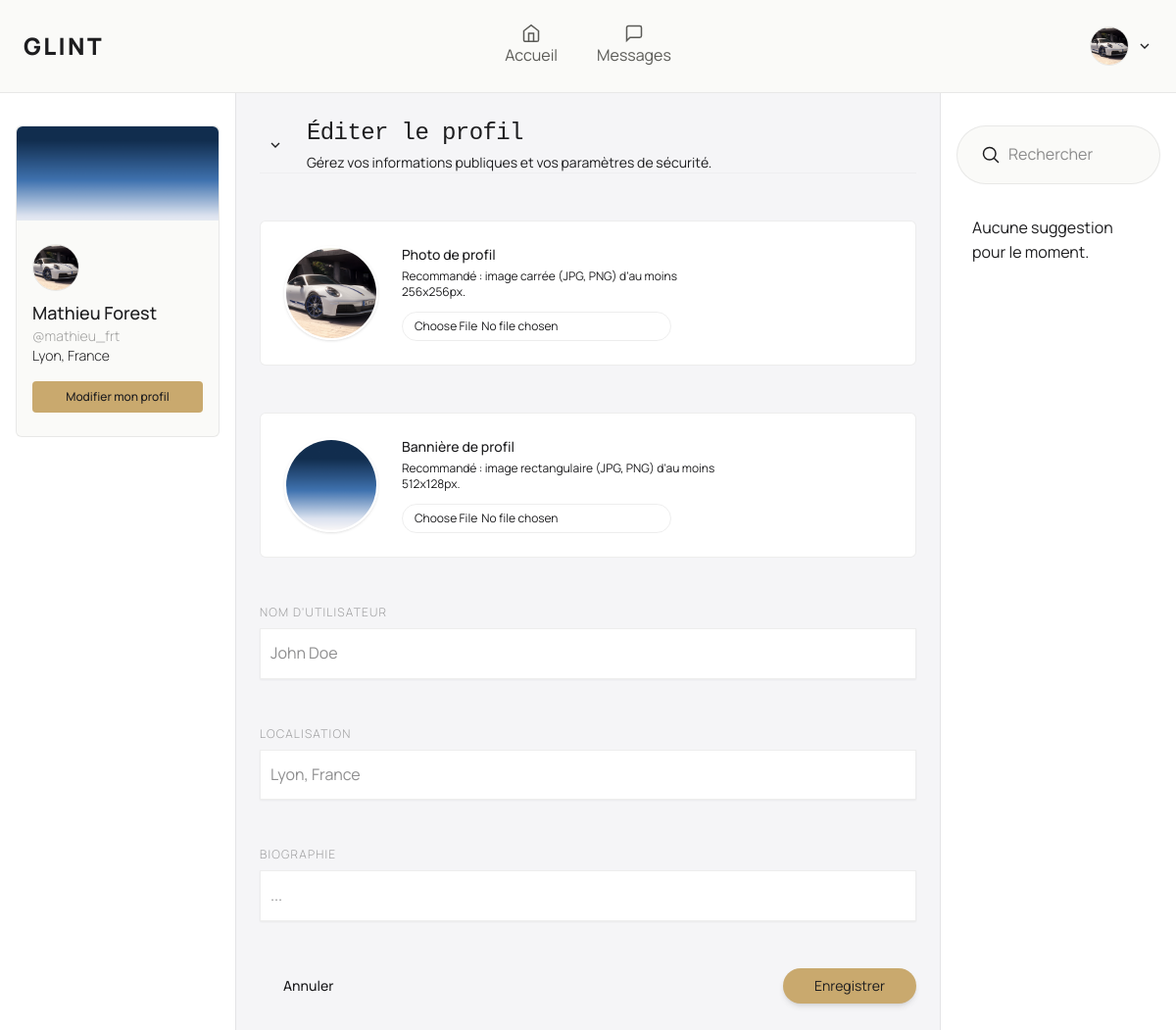
/dashboard/profile_edit (signed in), run on the app's committed database.
### app/models/User.py (models this page shows, shortened)
class User(database.Model):
    __tablename__ = "users"
    id: Mapped[int] = mapped_column(primary_key=True)
    name: Mapped[str] = mapped_column(String(80), nullable=False)
    username: Mapped[str] = mapped_column(String(80), unique=True, nullable=False)
    email: Mapped[str] = mapped_column(String(120), unique=True, nullable=False)
    password: Mapped[str] = mapped_column(String(255), nullable=False)
    biography: Mapped[str] = mapped_column(Text, default="", server_default="")
    location: Mapped[str] = mapped_column(String(120), default="", server_default="")
    banner: Mapped[str] = mapped_column(String(255), default="", server_default="")
    avatar: Mapped[str] = mapped_column(String(255), default="", server_default="")
    created_at: Mapped[datetime] = mapped_column(DateTime, default=datetime.utcnow)
    updated_at: Mapped[Optional[datetime]] = mapped_column(
        DateTime, default=datetime.utcnow, onupdate=datetime.utcnow
    )
    posts: Mapped[List["Post"]] = relationship(
        "Post", back_populates="author", lazy="dynamic"
    )
    comments: Mapped[List["Comment"]] = relationship(
        "Comment", back_populates="author", lazy="dynamic"
    )
    likes: Mapped[List["Like"]] = relationship(
        "Like", back_populates="user", lazy="dynamic"
    )
    reposts: Mapped[List["Repost"]] = relationship(
        "Repost", back_populates="user", lazy="dynamic"
    )
    following: Mapped[List["Follow"]] = relationship(
        "Follow",
        back_populates="follower",
        lazy="dynamic",
        foreign_keys="Follow.follower_id",
    )
    followers: Mapped[List["Follow"]] = relationship(
        "Follow",
        back_populates="followed",
        lazy="dynamic",
        foreign_keys="Follow.followed_id",
    )

### app/routes/dashboard.py (the view)
@dashboard_bp.route("/dashboard/profile_edit", methods=["GET", "POST"])
@login_required
def profile_edit(current_user):
    return DashboardController.profil_edit(current_user)

### app/context_processors.py (called while the page is built)
def inject_user():
    try:
        verify_jwt_in_request(locations=["cookies"], optional=True)
        user_id = get_jwt_identity()
        if user_id:
            user = User.query.get(int(user_id))
            return {"current_user": user}
    except Exception:
        pass
    return {"current_user": None}

### app/controllers/DashboardControllers.py (called while the page is built, shortened)
    @staticmethod
    def profil_edit(current_user):
        return render_template(
            "dashboard/index.html", current_user=current_user, pages="edit_profile"
        )

### app/templates/dashboard/index.html (shortened to what this page needs)
{% extends 'layout.html' %}
{% from 'components/layout/dashboard_headers.html' import DashboardHeaders %}
{% from 'components/ui/icons.html' import Icon %}
{% set active_tab = tab %}
{% block content %}
    <section
            class="h-screen flex flex-col items-center justify-start w-full animate-in fade-in slide-in-from-top-5 duration-1000 bg-background">
        {{ DashboardHeaders(user=current_user, active_tab=active_tab) }}
        <div class="grid grid-cols-1 md:grid-cols-5 w-full">
            <div class="col-span-1 hidden md:flex overflow-hidden">
                {% include "dashboard/profile_aside.html" %}
            </div>
            <div class="col-span-3 overflow-auto bg">
                <section
                        class="py-24 flex flex-col items-center justify-start py-6 border-x border-border w-full bg-background-foreground min-h-screen overflow-auto animate-in fade-in slide-in-from-bottom-5 duration-1000">
                    {% if pages == "fill" %}
                        {% include "dashboard/pages/fill.html" %}
                    {% elif pages == "profile" %}
                        {% set current_user = current_user %}
                    {% elif pages == "edit_profile" %}
                        {% include "dashboard/pages/profil_edit.html" %}
                    {% elif pages == "messages" %}
                        {% include "dashboard/pages/message.html" %}
                    {% endif %}
                </section>
            </div>
            <div class="col-span-1 hidden md:flex overflow-hidden">
                {% include "dashboard/suggestion.html" %}
            </div>
        </div>
    </section>
{% endblock %}

### app/templates/components/layout/dashboard_headers.html (shortened to what this page needs)
{% from "components/ui/icons.html" import Icon %}
{% set nav_items = [
    {"name": "Accueil", "icon": "fill", "url": "dashboard.index"},
    {"name": "Messages",  "icon": "messages", "url": "dashboard.messages"},
] %}
{% macro DashboardHeaders(user={}, active_tab="fill") %}
    <header class="fixed z-50 flex items-center justify-between py-4 px-6 w-full animate-in slide-in-from-left-5 fade-in duration-500 border-b border-border bg-card">
        <h1 class="uppercase font-black text-2xl tracking-widest flex-1"><a href="{{ url_for('home.home') }}">Glint</a></h1>
        <div class="hidden items-center justify-center gap-2 flex-1 md:flex">
            {% for item in nav_items %}
                <a href="{{ url_for(item.url) }}"
                   class="flex flex-col items-center px-4 py-2 transition-all duration-300
                              {{ 'text-primary font-semibold' if active_tab == item.url else 'text-text-2' }}">
                    {{ Icon(item.icon, cls="w-5 h-5") }}
                    {{ item.name }}
                </a>
            {% endfor %}
        </div>
        <div class="flex items-center gap-2 flex-1 justify-end">
            <div class="relative" id="my-account-wrapper">
                <button onclick="toggleDropdown()" class="flex items-center gap-2">
                    {% if user.avatar %}
                        <div class="border border-border cursor-pointer h-10 w-10 rounded-full">
                            <img src="{{ url_for('static', filename='uploads/avatars/' ~ user.avatar) }}"
                                 alt="Avatar de {{ user.name }}"
                                 class="h-full w-full object-cover transition-opacity duration-300 group-hover:opacity-50 rounded-full"
                            />
                        </div>
                    {% else %}
                        <div class="border border-border cursor-pointer h-10 w-10 rounded-full flex items-center justify-center bg-primary-light">
                            <p class="text-lg font-black text-text-1">
                                {{ user.name[0] }}
                            </p>
                        </div>
                    {% endif %}
                    {{ Icon("arrow-down") }}
                </button>
            </div>
        </div>
    </header>
{% endmacro %}

### app/templates/dashboard/profile_aside.html
{% from 'components/ui/button.html' import Button %}
{% from 'components/ui/avatar.html' import Avatar %}
{% block content %}
    <aside class="flex flex-col items-center gap-4 px-4 py-32 w-full h-full">
        <div class="flex flex-col rounded-md bg-card border border-border w-full">
            {% if current_user.banner %}
                <header class="w-full h-24">
                    <img
                            src="{{ url_for('static', filename='uploads/banners/' ~ current_user.banner) }}"
                            alt="Bannière de profil"
                            class="w-full h-full object-cover transition-transform duration-700 group-hover:scale-105 rounded-tr-md rounded-tl-md"
                    />
                </header>
            {% endif %}
            <div class="px-4 py-6 space-y-2">
                {{ Avatar(current_user) }}
                <div>
                    <h2 class="font-medium text-text-1 text-lg">{{ current_user.name }}</h2>
                    <p class="font-light text-text-1/40 text-sm">@{{ current_user.username }}</p>
                    <p class="font-light text-text-1 text-sm">{{ current_user.location }}</p>
                    <a href="{{ url_for('dashboard.profile') }}">
                        {{ Button("Modifier mon profil", cls="outline outline-border mt-4 cursor-pointer duration-300 hover:bg-background-foreground w-full md:text-xs", type="button") }}
                    </a>
                </div>
            </div>
        </div>
    </aside>
{% endblock %}

### app/templates/components/ui/avatar.html
{% macro Avatar(user={}) %}
    {% if user.avatar %}
        <div class="border border-border cursor-pointer h-12 w-12 rounded-full">
            <img src="{{ url_for('static', filename='uploads/avatars/' ~ user.avatar) }}"
                 alt="Avatar de {{ user.name }}"
                 class="h-full w-auto object-cover transition-opacity duration-300 group-hover:opacity-50 rounded-full"
            />
        </div>
    {% else %}
        <div class="border border-border cursor-pointer h-12 w-12 rounded-full flex items-center justify-center">
            <p class="text-xl font-black text-text-1">
                {{ user.name[0] }}
            </p>
        </div>
    {% endif %}
{% endmacro %}

### app/templates/dashboard/pages/profil_edit.html (shortened to what this page needs)
{% from "components/ui/icons.html" import Icon %}
{% from "components/ui/input.html" import Input %}
{% from "components/ui/flash.html" import Flash %}
{% block dashboard_mid %}
    <div class="flex flex-col items-center gap-4 py-6 w-full h-full">
        <form class="space-y-12 w-full px-6" method="POST" enctype="multipart/form-data">
            <div class="border-b border-border/40">
                <div class="flex items-center gap-4">
                    <button
                            class="p-2 rounded-full hover:bg-muted transition-colors flex items-center justify-center">
                        {{ Icon("arrow-down", cls="rotate-90 h-5 w-5") }}
                    </button>
                    <div>
                        <h1 class="text-2xl font-mono font-light tracking-tight text-foreground">
                            Éditer le profil
                        </h1>
                        <p class="text-muted-foreground text-sm mt-1">
                            Gérez vos informations publiques et vos paramètres de sécurité.
                        </p>
                    </div>
                </div>
            </div>
            <div class="flex flex-col sm:flex-row items-center gap-6 p-6 rounded-md border border-border bg-background">
                <div class="group cursor-pointer">
                    <div class="flex items-center justify-center h-24 w-24 overflow-hidden rounded-full border-2 border-background shadow-sm">
                        {% if current_user.avatar %}
                            <img src="{{ url_for('static', filename='uploads/avatars/' ~ current_user.avatar) }}"
                                 alt="Avatar de {{ current_user.name }}"
                                 class="h-full w-full object-cover transition-opacity duration-300 group-hover:opacity-50"
                            />
                        {% else %}
                            <p class="text-3xl font-bold">{{ current_user.name[0] }}</p>
                        {% endif %}
                    </div>
                </div>
                <div class="text-center sm:text-left">
                    <h3 class="text-sm font-medium mb-1">Photo de profil</h3>
                    <p class="text-xs text-muted-foreground mb-3 max-w-xs">
                        Recommandé : image carrée (JPG, PNG) d'au moins 256x256px.
                    </p>
                    <input type="file" accept="image/*" name="user_avatar" id="avatar-upload"
                           class="text-center text-xs border border-border px-3 py-1.5 rounded-full hover:bg-muted transition-colors"/>
                </div>
            </div>
            <div class="flex flex-col sm:flex-row items-center gap-6 p-6 rounded-md border border-border bg-background">
                <div class="group cursor-pointer">
                    <div class="flex items-center justify-center h-24 w-24 overflow-hidden rounded-full border-2 border-background shadow-sm">
                        {% if current_user.banner %}
                            <img
                                    src="{{ url_for('static', filename='' ~ current_user.banner) }}"
                                    alt="Bannière de {{ current_user.name }}"
                                    class="h-full w-full object-cover transition-opacity duration-300 group-hover:opacity-50"
                            />
                        {% endif %}
                    </div>
                </div>
                <div class="text-center sm:text-left">
                    <h3 class="text-sm font-medium mb-1">Bannière de profil</h3>
                    <p class="text-xs text-muted-foreground mb-3 max-w-xs">
                        Recommandé : image rectangulaire (JPG, PNG) d'au moins 512x128px.
                    </p>
                    <input type="file" accept="image/*" name="user_banner" id="banner-upload"
                           class="text-center text-xs border border-border px-3 py-1.5 rounded-full hover:bg-muted transition-colors"/>
                </div>
            </div>
            <div class="w-full">
                {{ Input(label="Nom d'utilisateur", placeholder="John Doe", name="user_username", cls="border border-border") }}
            </div>
            <div class="w-full">
                {{ Input(label="Localisation", placeholder="Lyon, France", name="user_location", cls="border border-border") }}
            </div>
            <div class="w-full">
                {{ Input(label="Biographie", placeholder="...", name="user_bio", cls="border border-border") }}
            </div>
            <div class="flex flex-col gap-4 w-full">
                <div class="flex justify-between items-center gap-4">
                    <a href="{{ url_for('dashboard.profile') }}">
                        <button type="button"
                                class="px-6 py-2 text-sm font-medium rounded-full hover:bg-destructive/50 duration-300 transition-colors cursor-pointer">
                            Annuler
                        </button>
                    </a>
                    <button type="submit"
                            class="flex items-center gap-2 bg-primary text-primary-foreground px-8 py-2 text-sm font-normal rounded-full shadow-md hover:opacity-90 transition-opacity">
                        Enregistrer
                    </button>
                </div>
            </div>
        </form>
    </div>
{% endblock %}

### app/static/css/style.css (style rules this page uses)
:root { --bg: #ffffff; --bg-foreground: #f5f5f7; --bg-secondary: #1d1d1f; --bg-card: #FAFAF8; --bg-hover: #F2F0EC; --bg-glass: rgba(250, 250, 248, 0.92); --border: rgba(0, 0, 0, 0.07); --border-gold: rgba(188, 158, 103, 0.35); --text-1: #1d1d1f; --text-2: #5A5A56; --text-3: #9A9A94; --gold: #C9A96E; --gold-light: #E8D5B0; --gold-subtle: rgba(201, 169, 110, 0.10); --gold-subtle2: rgba(201, 169, 110, 0.18); --danger: #C0705A; }
body { background-color: var(--color-background); color: var(--color-text-1); font-family: "Manrope", sans-serif; line-height: 1.6; }
* { scrollbar-width: none; -ms-overflow-style: none; }

### data on the page
User: avatar (picture), banner (picture), name "Mathieu Forest", username "mathieu_frt", location "Lyon, France"

### other printed values
{{ item.name }} "Accueil" "Messages"
{{ label }} "Modifier mon profil"
{{ label }} "NOM D'UTILISATEUR LOCALISATION BIOGRAPHIE"
